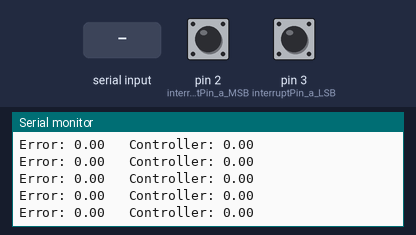
Recording of a sketch running on a simulated Arduino Uno, built with avr-gcc and run on an emulated ATmega328P. Parts: the last lines printed to the serial monitor. The inputs (shaded band) are chosen by the test bench; at power-on: pin 2 (interruptPin_a_MSB) LOW, pin 3 (interruptPin_a_LSB) LOW.

Above: at 2.2 s.
2.3 s: pin 2 (interruptPin_a_MSB) pulled HIGH for 0.15 s
5.4 s: "90,45\n" received over Serial
At 5.9 s:
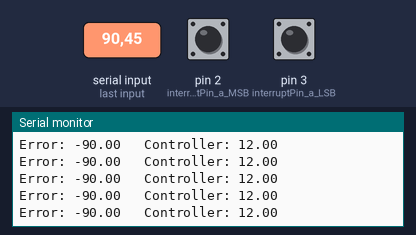
8.4 s: "30,150\n" received over Serial
At 9.2 s:
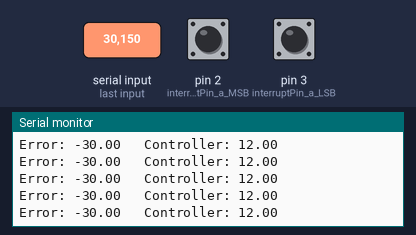
11.4 s: "3\n" received over Serial
At 12.1 s:
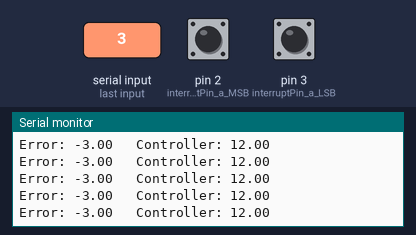
14.4 s: "1\n" received over Serial
At 15.2 s:
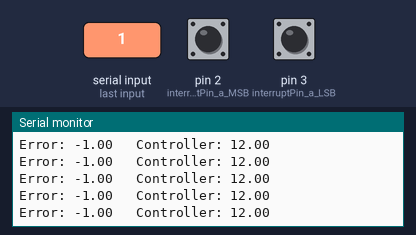
17.4 s: "2\n" received over Serial
At 18.2 s:
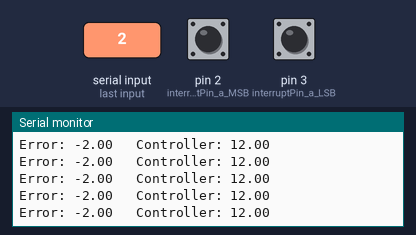
Timing chart, 0 to 20.4 s (numbered marks = the images above; inputs shaded):
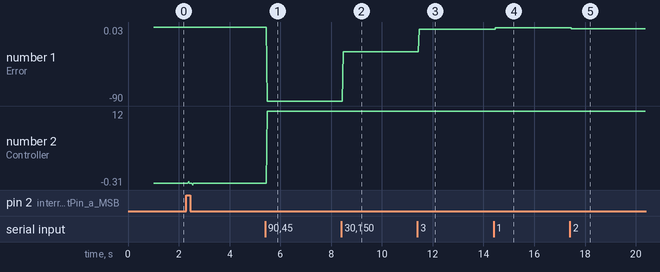

Measured:
- after the input at 5.4 s, the serial monitor: prints a new line after 0.08 s (image 1)
- after the input at 8.4 s, the serial monitor: prints a new line after 0.08 s (image 2)
- after the input at 11.4 s, the serial monitor: prints a new line after 0.07 s (image 3)
- after the input at 14.4 s, the serial monitor: prints a new line after 0.07 s (image 4)
- after the input at 17.4 s, the serial monitor: prints a new line after 0.07 s (image 5)
- plotted number 1: 0 → -90 after the input at 5.4 s, -90 → -30 after the input at 8.4 s, -30 → -3 after the input at 11.4 s, -3 → -1 after the input at 14.4 s, -1 → -2 after the input at 17.4 s
- plotted number 2: 0 → 12 after the input at 5.4 s

The sketch:

3WD_ControlMotor.ino
```cpp
/**************************************************************

  Code ot run 3WD - Omniwheel Robot using custom Motor Drivers

  Benjamin Dyer - May 25, 2020

 *****************************************************************/

#include <Wire.h>
#include <Adafruit_PWMServoDriver.h>
#include <CircularBuffer.h>

#define MAX_PWM_FREQ 1600
#define FULL_ON_VAL 4096

Adafruit_PWMServoDriver pwm1 = Adafruit_PWMServoDriver(0x40);

char* output_string;

const int interruptPin_a_MSB = 2;
const int interruptPin_a_LSB = 3;
const int interruptPin_b_MSB = 4;
const int interruptPin_b_LSB = 5;
const int interruptPin_c_MSB = 6;
const int interruptPin_c_LSB = 7;

const int motor_a_p = 9;
const int motor_a_n = 8;
const int motor_b_p = 3;
const int motor_b_n = 2;
const int motor_c_p = 13;
const int motor_c_n = 14;

String echoString;

volatile int tics[3] = {0, 0, 0};
volatile double velocity[3] = {0, 0, 0};
char velocity_output[17];

int encoder_state[3];
int encoder_state_prev[3];

int incomingByte;

//Variables for the controller
const float T=20; //Desired time step in milliseconds
double omega_desired[3] = {0,0,0};
double u_m[3] = {0,0,0};

const double K_p = -10;
const double K_d = -0;
const double K_i = -500;

int time_m=0; //Current time (for the motors)
int time_previous_m=0; //Last time step for the motors

const int eint_m_length=100; //set bufer size based on desired integral loop
CircularBuffer<double,eint_m_length> e_m_a; //Initialize buffer
double eint_m_a=0;
double ed_m_a=0;


CircularBuffer<double,100> e_m_b;
CircularBuffer<double,100> e_m_c;


void setup() {
  Serial.begin(9600);

  pwm1.begin();
  pwm1.setPWMFreq(MAX_PWM_FREQ);

  //Initialize interupt pins for encoders
  pinMode(interruptPin_a_MSB, INPUT);
  pinMode(interruptPin_a_LSB, INPUT);
  attachInterrupt(digitalPinToInterrupt(interruptPin_a_MSB), ENCODER_A, CHANGE);
  attachInterrupt(digitalPinToInterrupt(interruptPin_a_LSB), ENCODER_A, CHANGE);
  pinMode(interruptPin_b_MSB, INPUT);
  pinMode(interruptPin_b_LSB, INPUT);
  attachInterrupt(digitalPinToInterrupt(interruptPin_b_MSB), ENCODER_B, CHANGE);
  attachInterrupt(digitalPinToInterrupt(interruptPin_b_LSB), ENCODER_B, CHANGE);
  pinMode(interruptPin_c_MSB, INPUT);
  pinMode(interruptPin_c_LSB, INPUT);
  attachInterrupt(digitalPinToInterrupt(interruptPin_c_MSB), ENCODER_C, CHANGE);
  attachInterrupt(digitalPinToInterrupt(interruptPin_c_LSB), ENCODER_C, CHANGE);

  //set all motors to not move
  pwm1.setPWM(motor_a_p, 0, FULL_ON_VAL);
  pwm1.setPWM(motor_a_n, 0, FULL_ON_VAL);
  pwm1.setPWM(motor_b_p, 0, FULL_ON_VAL);
  pwm1.setPWM(motor_b_n, 0, FULL_ON_VAL);
  pwm1.setPWM(motor_c_p, 0, FULL_ON_VAL);
  pwm1.setPWM(motor_c_n, 0, FULL_ON_VAL);
  delay(1000);

  for (int i=0;i<=eint_m_length;i++){
    e_m_a.unshift(0);
  }
}

void loop() {
  time_m=millis();

  if (time_m-time_previous_m>=T) {
    CALC_VELOCITY(time_m-time_previous_m); //calculate each wheel velocity
    time_previous_m=time_m;
    //MOTOR_CONTROLLER(velocity[0], omega_desired[0]); //Call Motor Controller function, send desired state, real state, motor pins
    //Serial.println(velocity[0]);

    e_m_a.unshift(velocity[0]-omega_desired[0]);
    eint_m_a = eint_m_a+(e_m_a[0]-e_m_a[eint_m_length-1])*(T/1000)/eint_m_length;
    ed_m_a = (e_m_a[0]-e_m_a[1])/(T/1000);

    u_m[0] = K_p*e_m_a[0]+K_d*ed_m_a+K_i*eint_m_a; //calculate the controller in PWM
    if (abs(u_m[0])>12 || abs(u_m[1])>12 || abs(u_m[2])>12) {
      float quickcounter = u_m[0];
      for (int i=1; i<3;i++){
        if (abs(quickcounter)<abs(u_m[i])) (quickcounter=u_m[i]);
      }
      u_m[0]=u_m[0]/abs(quickcounter)*12;
    }

    if (u_m[0]>0) {
      pwm1.setPWM(motor_a_n, 0, (int) ((u_m[0])/12*4000));
      pwm1.setPWM(motor_a_p, 0, 0);
    }
    else {
      pwm1.setPWM(motor_a_n, 0, 0);
      pwm1.setPWM(motor_a_p, 0, (int) abs(u_m[0])/12*4000);
    }

    //sprintf(output_string, "Error: %f\tController: %d",e_m_a[0],u_m[0]);
    //Serial.println(output_string);
    Serial.print("Error: ");
    Serial.print(e_m_a[0]);
    Serial.print("\t Controller: ");
    Serial.print(u_m[0]);
    Serial.print("\n");
  }

  while (Serial.available()) {
        delay(10);
      if (Serial.available() >0) {
        char c = Serial.read();
        echoString += c;}
        }

  if (echoString.length() >0) {
    /*if (echoString=="encoder"){
      Serial.println(tics[0]);
      tics[0]=0;
    }
    else{*/
      int motor = echoString.toFloat();
      Serial.println(echoString);
      omega_desired[0]=motor; //Currently casting float to double array, should maybe fix this
    //}
    echoString="";
  }
}

// Encoder A
void ENCODER_A() {
  noInterrupts();
  UPDATE_STATES_A(); //updates encoder values
  if (encoder_state[0] != encoder_state_prev[0]) { //update tics if change detected
    if ( encoder_state[0]==3&&encoder_state_prev[0]==1 || encoder_state[0]==2&&encoder_state_prev[0]==3 || encoder_state[0]==0&&encoder_state_prev[0]==2 || encoder_state[0]==1&&encoder_state_prev[0]==0 ) {
      tics[0] = tics[0] + 1;
    } else {
      tics[0] = tics[0] - 1;
    }
  }
  interrupts();
}

void UPDATE_STATES_A() {
  encoder_state_prev[0] = encoder_state[0]; // Update previous int
  encoder_state[0] = digitalRead(interruptPin_a_MSB) * 2 + digitalRead(interruptPin_a_LSB);
}

// Encoder B
void ENCODER_B() {
  noInterrupts();
  UPDATE_STATES_B(); //updates encoder values
  if (encoder_state[1] != encoder_state_prev[1]) { //update tics if change detected
    if ( encoder_state[1]==3&&encoder_state_prev[1]==1 || encoder_state[1]==2&&encoder_state_prev[1]==3 || encoder_state[1]==0&&encoder_state_prev[1]==2 || encoder_state[1]==1&&encoder_state_prev[1]==0 ) {
      tics[1] = tics[1] + 1;
    } else {
      tics[1] = tics[1] - 1;
    }
  }
  interrupts();
}

void UPDATE_STATES_B() {
  encoder_state_prev[1] = encoder_state[1]; // Update previous int
  encoder_state[1] = digitalRead(interruptPin_b_MSB) * 2 + digitalRead(interruptPin_b_LSB);
}

// Encoder C
void ENCODER_C() {
  noInterrupts();
  UPDATE_STATES_C(); //updates encoder values
  if (encoder_state[2] != encoder_state_prev[2]) { //update tics if change detected
    if ( encoder_state[2]==3&&encoder_state_prev[2]==1 || encoder_state[2]==2&&encoder_state_prev[2]==3 || encoder_state[2]==0&&encoder_state_prev[2]==2 || encoder_state[2]==1&&encoder_state_prev[2]==0 ) {
      tics[2] = tics[2] + 1;
    } else {
      tics[2] = tics[2] - 1;
    }
  }
  interrupts();
}

void UPDATE_STATES_C() {
  encoder_state_prev[2] = encoder_state[2]; // Update previous int
  encoder_state[2] = digitalRead(interruptPin_c_MSB) * 2 + digitalRead(interruptPin_c_LSB);
}

void CALC_VELOCITY(float timestep) {
  noInterrupts();
  velocity[0] = tics[0] / (timestep); //give time in tics per time persiod
  /*Serial.println("--------------");
  Serial.println(tics[0]);
  Serial.println(timestep);
  Serial.println(tics[0]/timestep);
  Serial.println(tics[0] / (timestep)/256*6);*/
  velocity[1] = tics[1] / (timestep);
  velocity[2] = tics[2] / (timestep);
  tics[0] = 0;
  tics[1] = 0;
  tics[2] = 0;
  interrupts();
}

/*void MOTOR_CONTROLLER(double velocity, double desired_velocity, double k_p, double k_d, double k_i) {
  double error = 0;
}*/
```
